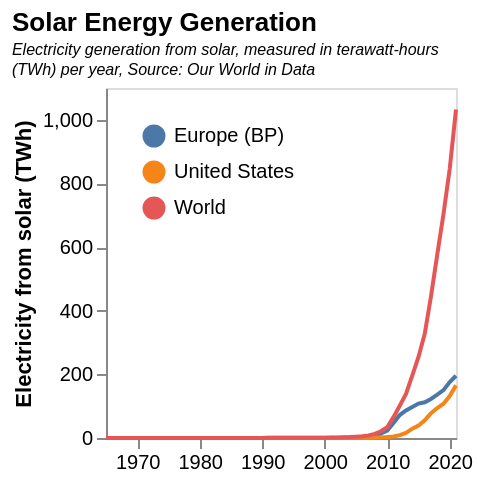

Specify this chart in Vega-Lite:
### Vega-Lite specification from a JSON file in a GitHub repository (floating-point values rounded to 4 significant figures; data arrays with more than 128 entries replaced by an {"elided": "..."} marker saying what was removed)
{"$schema": "https://vega.github.io/schema/vega-lite/v5.json", "title": {"text": "Solar Energy Generation", "subtitle": ["Electricity generation from solar, measured in terawatt-hours", "(TWh) per year, Source: Our World in Data"], "subtitleFontSize": 8, "subtitleFontStyle": "italic", "anchor": "start"}, "data": {"values": {"elided": "171 records"}}, "width": 175, "height": 175, "layer": [{"encoding": {"x": {"field": "Year", "type": "temporal", "axis": {"grid": false, "title": null}}, "y": {"field": "Electricity from solar (TWh)", "type": "quantitative", "axis": {"grid": false}}, "color": {"field": "Entity", "type": "nominal", "title": null, "legend": {"orient": "top-left"}}}, "layer": [{"mark": "line"}, {"params": [{"name": "label", "select": {"type": "point", "encodings": ["x"], "nearest": true, "on": "mouseover"}}], "mark": "point", "encoding": {"opacity": {"condition": {"param": "label", "empty": false, "value": 1}, "value": 0}}}]}, {"transform": [{"filter": {"param": "label", "empty": false}}], "layer": [{"mark": {"type": "rule", "color": "gray"}, "encoding": {"x": {"type": "temporal", "field": "Year", "aggregate": "min"}}}, {"encoding": {"text": {"type": "quantitative", "field": "Electricity from solar (TWh)"}, "x": {"type": "temporal", "field": "Year"}, "y": {"type": "quantitative", "field": "Electricity from solar (TWh)"}}, "layer": [{"mark": {"type": "text", "stroke": "white", "strokeWidth": 2, "align": "left", "dx": 5, "dy": -5}}, {"mark": {"type": "text", "align": "left", "dx": 5, "dy": -5}, "encoding": {"color": {"type": "nominal", "field": "Entity"}}}]}]}]}
